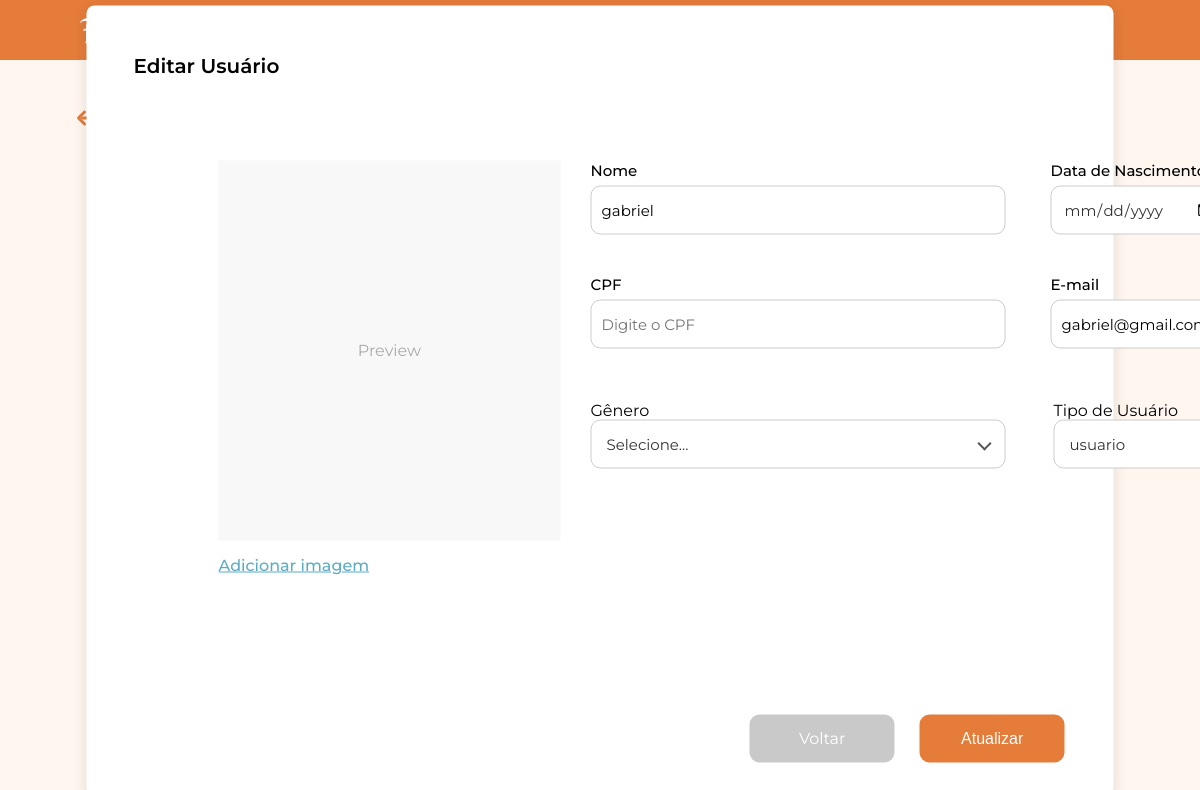
The app's page /usuarios/editar/1 (signed in), older data.
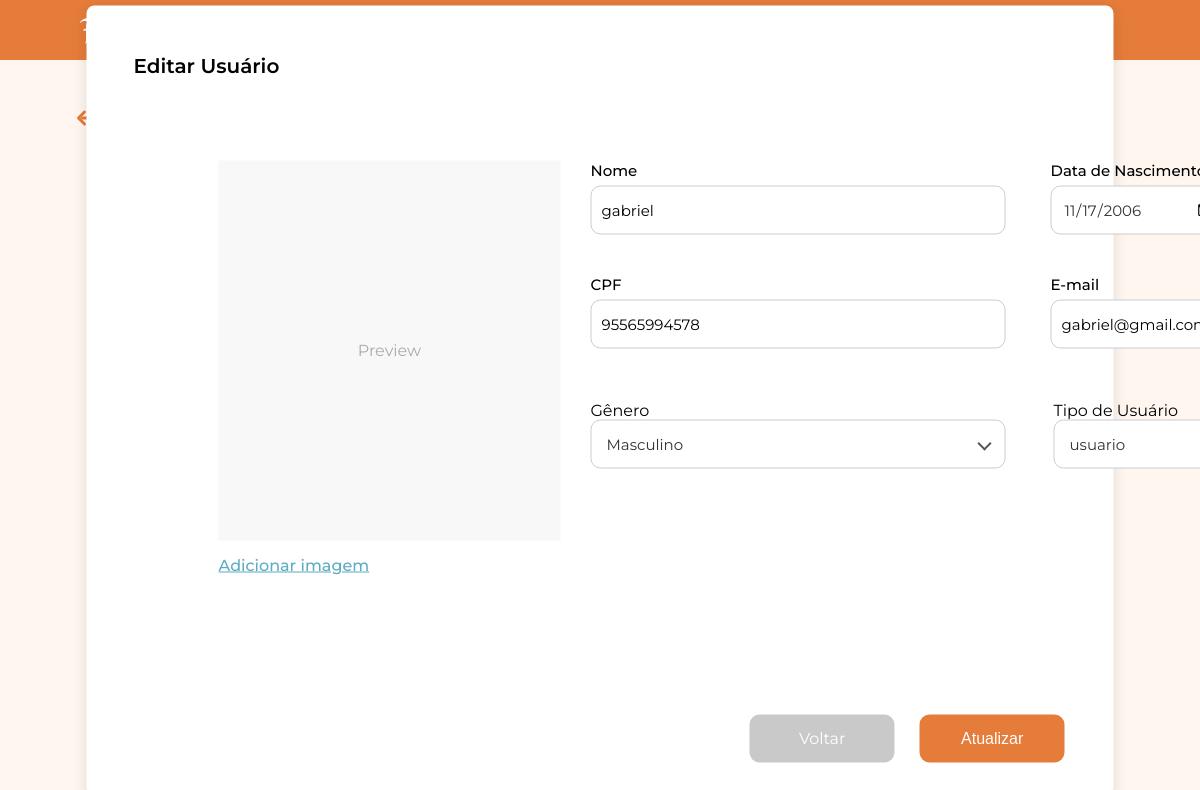
The same page, newer data.
### app/models.py (models this page shows, shortened)
class User(db.Model, UserMixin):
    id = db.Column(db.Integer, primary_key=True)
    nome = db.Column(db.String(100), nullable=False)
    data_nascimento = db.Column(db.Date, nullable=True)
    genero = db.Column(db.String(20), nullable=True)
    email = db.Column(db.String(120), unique=True, nullable=False)
    cpf = db.Column(db.String(14), unique=True)
    telefone = db.Column(db.String(20), nullable=True)
    tipo_usuario = db.Column(db.String(50), nullable=False, default="usuario")
    senha = db.Column(db.String(200), nullable=False)
    imagem_perfil = db.Column(db.String(200), nullable=True)

### app/view.py (the view, shortened to what this page needs)
@app.route('/usuarios/editar/<int:id>', methods=['GET', 'POST'])
@login_required
def editar_usuario(id):
    usuario = User.query.get_or_404(id)
    generos = ["Masculino", "Feminino", "Outro", "Prefiro não informar"]
    tipos_usuario = ["Administrador", "Almoxarife", "Professor/Representante de sala", "terceiro"]
    return render_template('editar_usuario.html',
                         usuario=usuario,
                         generos=generos,
                         tipos_usuario=tipos_usuario)

### app/models.py (called while the page is built)
@login_manager.user_loader
def load_user(user_id):
    return User.query.get(int(user_id))

### app/templates/editar_usuario.html (shortened to what the changed rows need)
<!DOCTYPE html>
<html lang="pt-BR">
<head>
    <link rel="stylesheet" href="{{ url_for('static', filename='css/cadastro_usuarios.css') }}">
</head>
<body>
    {% include 'componentes/alertas/alerta_sucesso.html' %}
    {% include 'componentes/header/header.html' %}
    {% include 'componentes/titulos/seta_voltar_usuarios.html' %}
    <div class="usuarios-container">
        <div class="usuarios-box">
            <h2 class="usuarios-titulo">Editar Usuário</h2>
            <form action="{{ url_for('editar_usuario', id=usuario.id) }}" method="POST" enctype="multipart/form-data">
                <div class="usuarios-conteudo">
                    <div class="usuarios-campos-direita">
                        <div class="usuarios-linha-1">
                            <div class="usuarios-campo usuarios-nome">
                                {% set value = usuario.nome %}
                                {% include 'componentes/boxs/box_nome_user.html' %}
                            </div>
                            <div class="usuarios-campo usuarios-data-nascimento">
                                {% set value = usuario.data_nascimento.strftime('%Y-%m-%d') if usuario.data_nascimento else '' %}
                                {% include 'componentes/boxs/box_data_nascimento.html' %}
                            </div>
                                {% set value = usuario.telefone %}
                                {% include 'componentes/boxs/box_telefone.html' %}
                        </div>
                        <div class="usuarios-linha-2">
                            <div class="usuarios-campo usuarios-cpf">
                                {% set value = usuario.cpf %}
                                {% include 'componentes/boxs/box_cpf.html' %}
                            </div>
                            <div class="usuarios-campo usuarios-email">
                                {% set value = usuario.email %}
                                {% include 'componentes/boxs/box_email.html' %}
                            </div>
                        </div>
                        <div class="usuarios-linha-3">
                            <div class="usuarios-campo usuarios-genero">
                                {% set label = 'Gênero' %}
                                {% set name = 'genero' %}
                                {% set id = 'genero' %}
                                {% set selected_value = usuario.genero %}
                                {% include 'componentes/boxs/dropdown_genero.html' %}
                            </div>
                            <div class="usuarios-campo usuarios-tipo-usuario">
                                {% set label = 'Tipo de Usuário' %}
                                {% set name = 'tipo_usuario' %}
                                {% set id = 'tipo_usuario' %}
                                {% set selected_value = usuario.tipo_usuario %}
                                {% include 'componentes/boxs/dropdown_tipo_usuario.html' %}
                            </div>
                        </div>
                    </div>
                </div>
                    {% set texto = "Voltar" %}
                    {% set url_destino = "/usuarios" %}
                    {% include 'componentes/botoes/botao_voltar.html' %}
                    {% set texto = "Atualizar" %}
                    {% include 'componentes/botoes/botao_cadastrar_usuarios.html' %}
            </form>
        </div>
    </div>
</body>
</html>

### app/templates/componentes/boxs/box_nome_user.html
<div class="form-group">
  <label for="{{ id or 'nome' }}">Nome </label>
  <input
    type="text"
    id="{{ id or 'nome' }}"
    name="{{ name or 'nome' }}"
    placeholder="{{ placeholder or 'Informe seu nome' }}"
    value="{{ value or '' }}"
    required
    class="input-nome"
  >
</div>
<link rel="stylesheet" href="{{ url_for('static', filename='css/boxs/box_nome.css') }}">

### app/templates/componentes/boxs/box_cpf.html
<div class="form-group">
  <label for="{{ id or 'cpf' }}">CPF</label>
  <input
    type="text"
    id="{{ id or 'cpf' }}"
    name="{{ name or 'cpf' }}"
    placeholder="{{ placeholder or 'Digite o CPF' }}"
    value="{{ value or '' }}"
    required
    class="input-cpf"
  >
</div>
<link rel="stylesheet" href="{{ url_for('static', filename='css/boxs/box_cpf.css') }}">

### app/templates/componentes/boxs/box_email.html
<div class="form-group">
  <label for="{{ id or 'email' }}">E-mail</label>
  <input
    type="email"
    id="{{ id or 'email' }}"
    name="{{ name or 'email' }}"
    placeholder="{{ placeholder or 'Digite seu e-mail' }}"
    value="{{ value or '' }}"
    required
    class="input-email"
  >
</div>
<link rel="stylesheet" href="{{ url_for('static', filename='css/boxs/box_email.css') }}">

### app/templates/componentes/boxs/dropdown_genero.html (shortened to what this page needs)
<div class="dropdown">
  <label for="{{ id or 'genero' }}">{{ label or 'Gênero' }}</label>
  <div class="dropdown-btn" onclick="toggleDropdown(this)">
    <span class="selected-text">
      {% if selected_value %}
        {{ selected_value }}
      {% else %}
        Selecione...
      {% endif %}
    </span>
    <span class="arrow"></span>
  </div>
</div>
<link rel="stylesheet" href="{{ url_for('static', filename='css/boxs/dropdown_genero.css') }}">

### app/templates/componentes/boxs/dropdown_tipo_usuario.html (shortened to what this page needs)
<div class="dropdown">
  <label for="{{ id or 'tipo_usuario' }}">{{ label or 'Tipo de Usuário' }}</label>
  <div class="dropdown-btn" onclick="toggleDropdown(this)">
    <span class="selected-text">
      {% if selected_value %}
        {{ selected_value }}
      {% else %}
        Selecione...
      {% endif %}
    </span>
  </div>
</div>
<link rel="stylesheet" href="{{ url_for('static', filename='css/boxs/dropdown_tipo_usuario.css') }}">

Row changes from the older to the newer data that the page shows:
changed User "usuario": cpf (not shown) → "95565994578"; genero (not shown) → "Masculino"
Text that changed along with them:
form field data_nascimento: (not shown) → "11/17/2006"
form field cpf: "Digite o CPF" → (not shown)
text no longer shown: "Selecione..."
